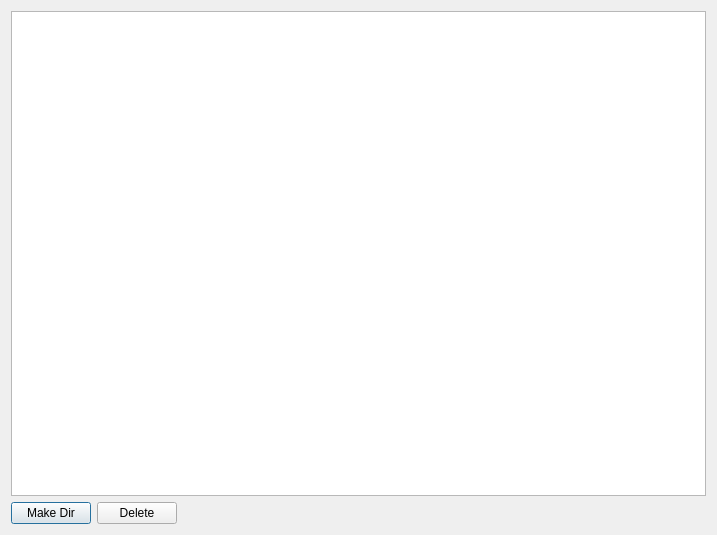
<?xml version="1.0" encoding="UTF-8"?>
<ui version="4.0">
 <class>Dialog</class>
 <widget class="QDialog" name="Dialog">
  <property name="geometry">
   <rect>
    <x>0</x>
    <y>0</y>
    <width>717</width>
    <height>535</height>
   </rect>
  </property>
  <property name="windowTitle">
   <string>Dialog</string>
  </property>
  <layout class="QVBoxLayout" name="verticalLayout">
   <item>
    <widget class="QTreeView" name="treeView"/>
   </item>
   <item>
    <layout class="QHBoxLayout" name="horizontalLayout">
     <item>
      <widget class="QPushButton" name="pushButton">
       <property name="text">
        <string>Make Dir</string>
       </property>
      </widget>
     </item>
     <item>
      <widget class="QPushButton" name="pushButton_2">
       <property name="text">
        <string>Delete</string>
       </property>
      </widget>
     </item>
     <item>
      <spacer name="horizontalSpacer">
       <property name="orientation">
        <enum>Qt::Horizontal</enum>
       </property>
       <property name="sizeHint" stdset="0">
        <size>
         <width>40</width>
         <height>20</height>
        </size>
       </property>
      </spacer>
     </item>
    </layout>
   </item>
  </layout>
 </widget>
 <layoutdefault spacing="6" margin="11"/>
 <resources/>
 <connections/>
</ui>
